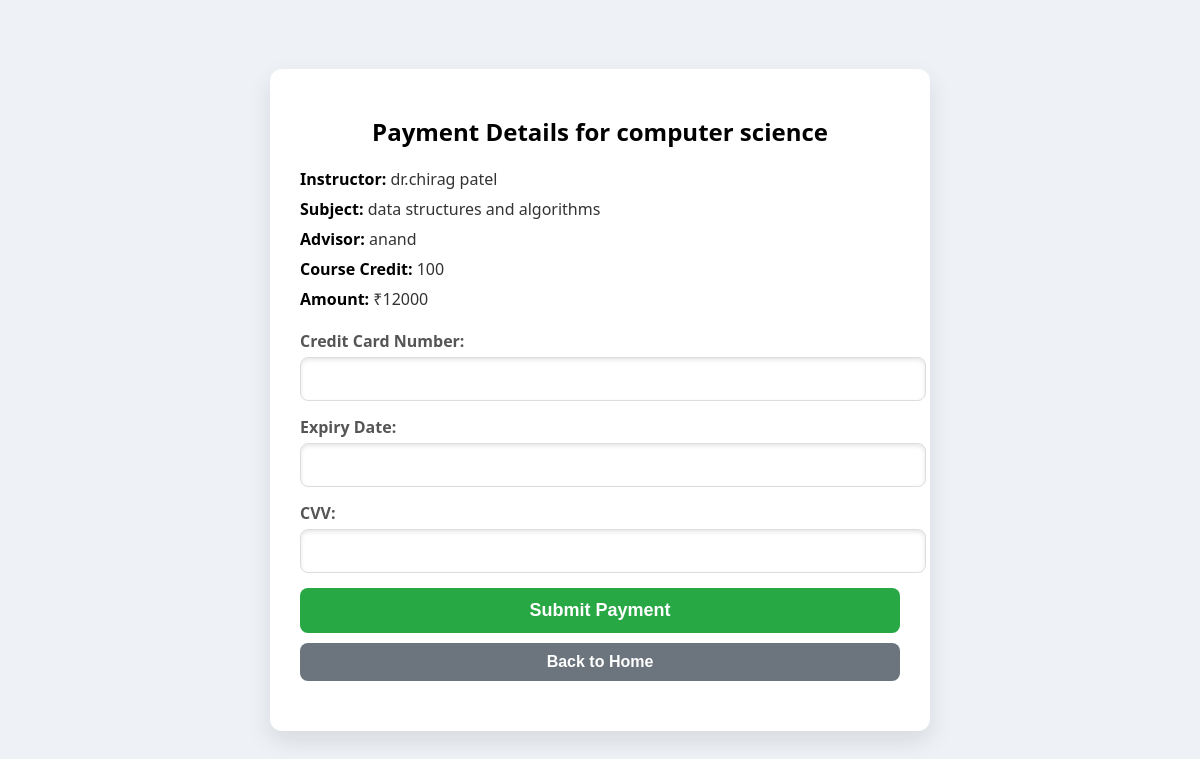
Screenshot of /payment.php?course_id=31 with the database file from the repository.
### tables this page shows
CREATE TABLE `course` (
  `course_name` varchar(50) DEFAULT NULL,
  `course_credit` int(11) DEFAULT NULL,
  `admin_id` int(11) DEFAULT NULL,
  `dept_id` int(11) DEFAULT NULL,
  `amount` decimal(11,0) DEFAULT NULL,
  `video_link` varchar(255) NOT NULL,
  `course_id` int(25) NOT NULL
);

CREATE TABLE `instructor` (
  `instructor_id` int(11) NOT NULL,
  `instructorname` varchar(50) DEFAULT NULL,
  `instphone` char(10) DEFAULT NULL,
  `insemail` varchar(50) DEFAULT NULL,
  `admin_id` int(11) DEFAULT NULL,
  `notification_id` int(11) DEFAULT NULL,
  `dept_id` int(11) DEFAULT NULL,
  `i_username` varchar(25) DEFAULT NULL,
  `i_password` varchar(25) DEFAULT NULL
);

CREATE TABLE `subject` (
  `sub_id` int(11) NOT NULL,
  `subname` varchar(50) DEFAULT NULL,
  `admin_id` int(11) DEFAULT NULL,
  `course_id` int(25) DEFAULT NULL
);

CREATE TABLE `advisor` (
  `advisor_id` int(11) NOT NULL,
  `advisorname` varchar(20) DEFAULT NULL,
  `advisor_phone` char(10) DEFAULT NULL,
  `advisor_email` varchar(25) DEFAULT NULL,
  `admin_id` int(11) DEFAULT NULL,
  `std_id` int(11) DEFAULT NULL
);

### payment.php (the view, shortened to what this page needs)
<!DOCTYPE html>
<html lang="en">
<head>
</head>
<body>
    <div class="container">
        <?php
        if (isset($_GET['course_id'])) {
            $course_id = intval($_GET['course_id']);
            $conn = new mysqli('localhost', 'root', '', 'cms');
            $sql = "SELECT
                        c.course_name,
                        i.instructorname AS instructor_name,
                        s.subname AS subject_name,
                        a.advisorname AS advisor_name,
                        c.course_credit AS course_credit,
                        c.amount AS course_amount
                    FROM
                        course AS c
                    JOIN
                        instructor_data AS id ON id.course_id = c.course_id
                    JOIN
                        instructor AS i ON id.instructor_id = i.instructor_id
                    JOIN
                        subject AS s ON id.sub_id = s.sub_id
                    JOIN
                        advisor AS a ON id.advisor_id = a.advisor_id
                    WHERE c.course_id = ?";
            $stmt = $conn->prepare($sql);
            $stmt->bind_param("i", $course_id);
            $stmt->execute();
            $result = $stmt->get_result();
            if ($result->num_rows > 0) {
                $course_details = $result->fetch_assoc();
                echo "<h1>Payment Details for {$course_details['course_name']}</h1>";
                echo "<div class='payment-details'>";
                echo "<p><strong>Instructor:</strong> {$course_details['instructor_name']}</p>";
                echo "<p><strong>Subject:</strong> {$course_details['subject_name']}</p>";
                echo "<p><strong>Advisor:</strong> {$course_details['advisor_name']}</p>";
                echo "<p><strong>Course Credit:</strong> {$course_details['course_credit']}</p>";
                echo "<p><strong>Amount:</strong> ₹{$course_details['course_amount']}</p>";
                echo "<form action='process_payment.php' method='POST'>";
                echo "<div class='form-group'>";
                echo "<label for='card_number'>Credit Card Number:</label>";
                echo "<input type='text' name='card_number' id='card_number' required />";
                echo "</div>";
                echo "<div class='form-group'>";
                echo "<label for='expiry_date'>Expiry Date:</label>";
                echo "<input type='text' name='expiry_date' id='expiry_date' required />";
                echo "</div>";
                echo "<div class='form-group'>";
                echo "<label for='cvv'>CVV:</label>";
                echo "<input type='text' name='cvv' id='cvv' required />";
                echo "</div>";
                echo "<button type='submit'>Submit Payment</button>";
                echo "</form>";
                echo "<button class='home-button' onclick=\"window.location.href='home.php'\">Back to Home</button>";
                echo "</div>";
            } else {
                echo "<p>No course details found.</p>";
            }
        } else {
            echo "<p>No course selected for payment.</p>";
        }
        ?>
    </div>
</body>
</html>

### payment.php (style rules this page uses)
body { font-family: 'Segoe UI', Tahoma, Geneva, Verdana, sans-serif; margin: 0; padding: 0; background-color: #eef2f7; color: #333; display: flex; justify-content: center; align-items: center; min-height: 100vh; }
.container { width: 90%; max-width: 600px; background: #fff; padding: 30px; border-radius: 12px; box-shadow: 0 10px 25px rgba(0, 0, 0, 0.1); animation: fadeIn 0.5s ease-in-out; }
h1 { text-align: center; font-size: 24px; color: black; margin-bottom: 20px; }
.payment-details { margin-bottom: 20px; }
.payment-details p { font-size: 16px; margin: 8px 0; }
.payment-details p strong { color: black; }
form { margin-top: 20px; }
.form-group { margin-bottom: 15px; text-align: left; }
.form-group label { display: block; margin-bottom: 5px; font-weight: bold; color: #555; }
.form-group input { width: 100%; padding: 12px; font-size: 16px; border: 1px solid #ddd; border-radius: 8px; box-shadow: inset 0 2px 4px rgba(0, 0, 0, 0.1); transition: border-color 0.3s ease, box-shadow 0.3s ease; }
button { width: 100%; padding: 12px 20px; font-size: 18px; font-weight: bold; color: white; background-color: #28a745; border: none; border-radius: 8px; cursor: pointer; transition: background-color 0.3s ease, transform 0.2s ease; }
.home-button { background-color: #6c757d; color: white; margin-top: 10px; padding: 10px 30px; font-size: 16px; border: none; border-radius: 8px; cursor: pointer; transition: background-color 0.3s ease, transform 0.2s ease; }

### rows the page displays
course: course_name "computer science", instructor.instructorname "dr.chirag patel", subject.subname "data structures and algorithms", advisor.advisorname "anand", course_credit "100", amount "12000"
